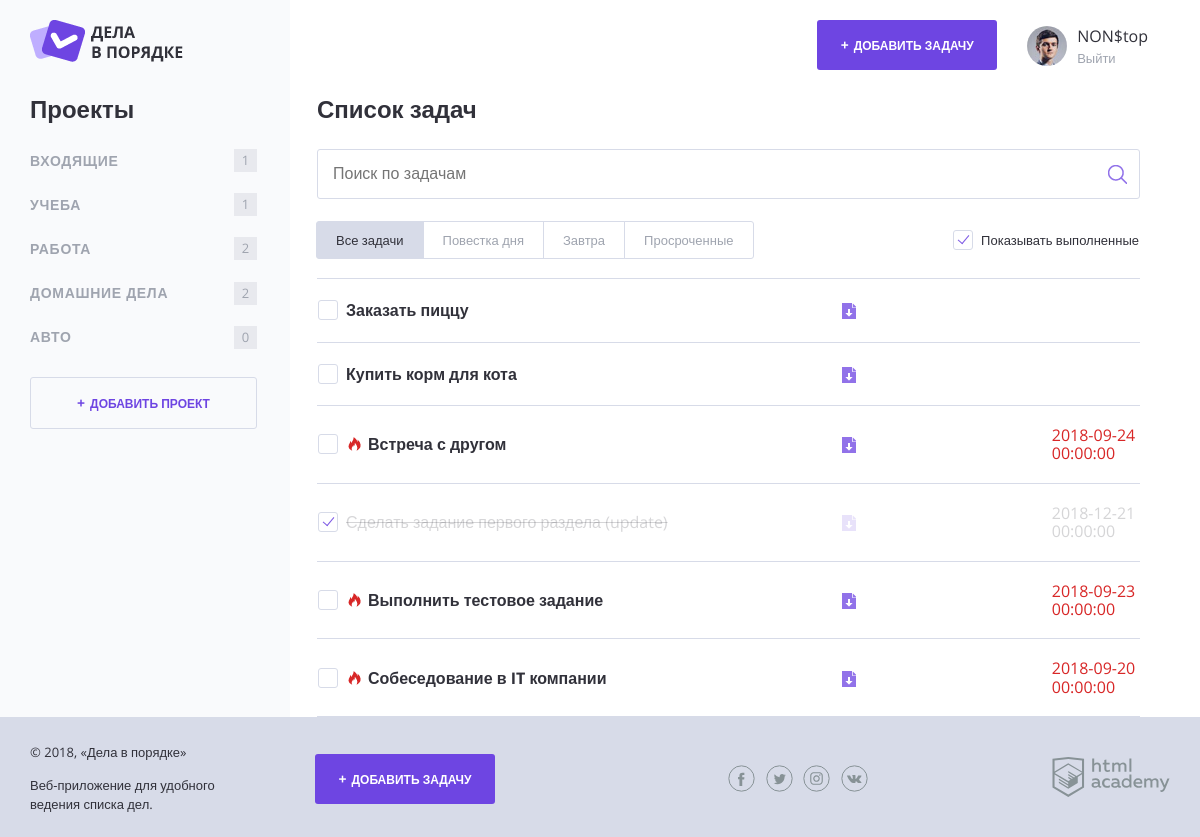
/index.php (signed in), run on the app's committed database.
### tables this page shows
CREATE TABLE `projects` (
  `project_id` int(11) NOT NULL AUTO_INCREMENT,
  `user_id` int(11) NOT NULL,
  `project_name` varchar(50) NOT NULL,
  PRIMARY KEY (`project_id`),
  KEY `user_id` (`user_id`)
);

CREATE TABLE `tasks` (
  `task_id` int(11) NOT NULL AUTO_INCREMENT,
  `project_id` int(11) NOT NULL,
  `user_id` int(11) NOT NULL,
  `task_name` varchar(50) NOT NULL,
  `task_create_date` timestamp NOT NULL DEFAULT CURRENT_TIMESTAMP,
  `task_complete_date` timestamp NULL DEFAULT NULL,
  `task_deadline` timestamp NULL DEFAULT NULL,
  `task_file` varchar(100) DEFAULT NULL,
  `task_complete_status` tinyint(1) NOT NULL DEFAULT '0',
  PRIMARY KEY (`task_id`),
  KEY `project_id` (`project_id`),
  KEY `user_id` (`user_id`),
  FULLTEXT KEY `task_name` (`task_name`)
);

### functions.php (called while the page is built, shortened)
<?php
function Include_template($name, $data)
{
    $name = 'templates/' . $name;
    extract($data);
    include_once $name;
    $result = ob_get_clean();
    return $result;
}
function execSql($conn, $sql)
{
    $result = mysqli_query($conn, $sql);
    return $result;
}
function getAssocArrayFromSQL($dbConn, $sql)
{
    $result = mysqli_fetch_all(execSql($dbConn, $sql), MYSQLI_ASSOC);
    return $result;
}

### templates/index.php (the view, shortened to what this page needs)
<main class="content__main">
    <h2 class="content__main-heading">Список задач</h2>
    <form class="search-form" action="index.php" method="post">
        <input class="search-form__input" type="text" name="search" value="" placeholder="Поиск по задачам">
        <input class="search-form__submit" type="submit" name="submit" value="Искать">
    </form>
    <div class="tasks-controls">
        <nav class="tasks-switch">
            <a href="/index.php?task_filter=0<?= $activeProject['additionGetStr'] ?>" class="tasks-switch__item<?= $activeTaskFilter[0] ?>">Все задачи</a>
            <a href="/index.php?task_filter=1<?= $activeProject['additionGetStr'] ?>" class="tasks-switch__item<?= $activeTaskFilter[1] ?>">Повестка дня</a>
            <a href="/index.php?task_filter=2<?= $activeProject['additionGetStr'] ?>" class="tasks-switch__item<?= $activeTaskFilter[2] ?>">Завтра</a>
            <a href="/index.php?task_filter=3<?= $activeProject['additionGetStr'] ?>" class="tasks-switch__item<?= $activeTaskFilter[3] ?>">Просроченные</a>
        </nav>
        <label class="checkbox">
            <span class="checkbox__text">Показывать выполненные</span>
        </label>
    </div>
    <table class="tasks">
        <?php
        foreach ($tasks as $task) {
            $taskCompletedClass = "";
            $taskImportantClass = "";
            if (!is_null($task['task_deadline'])) {
                $taskDate = strtotime($task['task_deadline'] . '00:00:00');
                $timeToOver = floor(($taskDate - time()) / 3600);
                if ($timeToOver <= 24) {
                    $taskImportantClass = " task--important";
                }
            }
            if ($task['task_complete_status']) {
                $taskCompletedClass = " task--completed";
                $taskImportantClass = "";
            } ?>
        <tr class="tasks__item task<?= $taskCompletedClass . $taskImportantClass ?>">
            <td class="task__select">
                <label class="checkbox task__checkbox">
                    <span class="checkbox__text"><?= $task['task_name'] ?></span>
                </label>
            </td>
            <td class="task__file">
                <a class="download-link" href="<?= $task['task_file'] ?>"><?= basename($task['task_file']) ?></a>
            </td>
            <td class="task__date"><?= $task['task_deadline'] ?></td>
        </tr>
        <?php
        }
        ?>
    </table>
</main>

### templates/layout.php (shortened to what this page needs)
<!DOCTYPE html>
<html lang="ru">
<head>
    <link rel="stylesheet" href="css/normalize.css">
    <link rel="stylesheet" href="css/style.css">
    <link rel="stylesheet" href="css/flatpickr.min.css">
</head>
<body>
<div class="page-wrapper">
    <div class="container container--with-sidebar">
        <header class="main-header">
            <a href="/">
                <img src="img/logo.png" width="153" height="42" alt="Логотип Дела в порядке">
            </a>
            <div class="main-header__side">
                <a class="main-header__side-item button button--plus open-modal" href="/task_add.php<?= $activeProject['aloneGetStr'] ?>">Добавить задачу</a>
                <div class="main-header__side-item user-menu">
                    <div class="user-menu__image">
                        <img src="img/user-pic.jpg" width="40" height="40" alt="Пользователь">
                    </div>
                    <div class="user-menu__data">
                        <p><?=  $_SESSION['userName'] ?></p>
                        <a href="/logout.php">Выйти</a>
                    </div>
                </div>
            </div>
        </header>
        <div class="content">
            <section class="content__side">
                <h2 class="content__side-heading">Проекты</h2>
                <nav class="main-navigation">
                    <ul class="main-navigation__list">
                    <?php
                    foreach ($projects as $project) {
                        ?>
                        <li class="main-navigation__list-item">
                            <a class="main-navigation__list-item-link" href="/index.php?project_id=<?= $project['project_id'] ?>"><?= $project['project_name'] ?></a>
                            <span class="main-navigation__list-item-count"><?= $project['task_count'] ?></span>
                        </li>
                    <?php
                    }
                    ?>
                    </ul>
                </nav>
                <a class="button button--transparent button--plus content__side-button"
                   href="/project_add.php">Добавить проект</a>
            </section>
            <?= $content ?>
        </div>
    </div>
</div>
<footer class="main-footer">
    <div class="container">
        <div class="main-footer__copyright">
            <p>© 2018, «Дела в порядке»</p>
            <p>Веб-приложение для удобного ведения списка дел.</p>
        </div>
        <a class="main-footer__button button button--plus" href="/task_add.php<?= $activeProject['aloneGetStr'] ?>">Добавить задачу</a>
        <div class="main-footer__social social">
            <a class="social__link social__link--facebook" href="#">
            </a>
            <a class="social__link social__link--twitter" href="#">
            </a>
            <a class="social__link social__link--instagram" href="#">
            </a>
            <a class="social__link social__link--vkontakte" href="#">
            </a>
        </div>
        <div class="main-footer__developed-by">
            <a href="https://htmlacademy.ru/intensive/php">
                <img src="img/htmlacademy.svg" alt="HTML Academy" width="118" height="40">
            </a>
        </div>
    </div>
</footer>
</body>
</html>

### index.php (shortened to what this page needs)
<?php
require_once 'constants.php';
require_once 'functions.php';
$dbConn = connectDb($host, $dbUserName, $dbUserPassw, $dbName);
$currentUserId = $_SESSION['userId'];
$projectFilterQuery = '';
$taskFilterQuery = '';
$taskSearchQuery = '';
$activeProject = [
    'id' => '',
    'aloneGetStr' => '',
    'additionGetStr' => ''
];
$activeTaskFilter = ['', '', '', ''];
if (isset($_GET['show_completed'])) {
    $showCompleteTasks = intval($_GET['show_completed']);
} else {
    $showCompleteTasks = rand(0, 1);
}
if (isset($_GET['task_filter'])) {
    $activeTaskFilter[intval($_GET['task_filter'])] = ' tasks-switch__item--active';
    if (intval($_GET['task_filter']) === 1) {
        $taskFilterQuery = ' AND DATE(task_deadline) = DATE(NOW())';
    }
    if (intval($_GET['task_filter']) === 2) {
        $taskFilterQuery = ' AND DATE(task_deadline) = DATE_ADD(DATE(NOW()), INTERVAL 1 DAY)';
    }
    if (intval($_GET['task_filter']) === 3) {
        $taskFilterQuery = ' AND task_complete_status = 0 AND task_deadline < NOW()';
    }
} else {
    $activeTaskFilter[0] = ' tasks-switch__item--active';
}
$sql = 'SELECT projects.project_id, projects.project_name, COUNT(tasks.task_id) AS task_count
        FROM projects
        LEFT JOIN tasks
        ON projects.project_id = tasks.project_id
        WHERE projects.user_id = ' . $currentUserId . '
        GROUP BY projects.project_id';
$projects = getAssocArrayFromSQL($dbConn, $sql);
$sql = 'SELECT task_id, task_name, task_deadline, task_complete_status, task_file
        FROM tasks
        WHERE user_id = ' . $currentUserId . $projectFilterQuery . $taskFilterQuery . $taskSearchQuery . ' ORDER BY task_id DESC';
$tasks = getAssocArrayFromSQL($dbConn, $sql);
$pageTitle = "Дела в порядке";
$content = include_template('index.php', ["tasks" => $tasks, "showCompleteTasks" => $showCompleteTasks, "activeProject" => $activeProject, 'activeTaskFilter' => $activeTaskFilter]);
$htmlData = include_template('layout.php', ["tasks" => $tasks, "projects" => $projects, "pageTitle" => $pageTitle, "content" => $content, "activeProject" => $activeProject]);
print($htmlData);

### data on the page
projects: project_name "ВХОДЯЩИЕ", task_count "1"
projects: project_name "УЧЕБА", task_count "1"
projects: project_name "РАБОТА", task_count "2"
projects: project_name "ДОМАШНИЕ ДЕЛА", task_count "2"
projects: project_name "АВТО", task_count "0"
tasks: task_name "Заказать пиццу"
tasks: task_name "Купить корм для кота"
tasks: task_name "Встреча с другом", task_deadline "2018-09-24 00:00:00"
tasks: task_name "Сделать задание первого раздела (update)", task_deadline "2018-12-21 00:00:00"
tasks: task_name "Выполнить тестовое задание", task_deadline "2018-09-23 00:00:00"
tasks: task_name "Собеседование в IT компании", task_deadline "2018-09-20 00:00:00"

### other printed values
$_SESSION['userName'] "NON$top"
